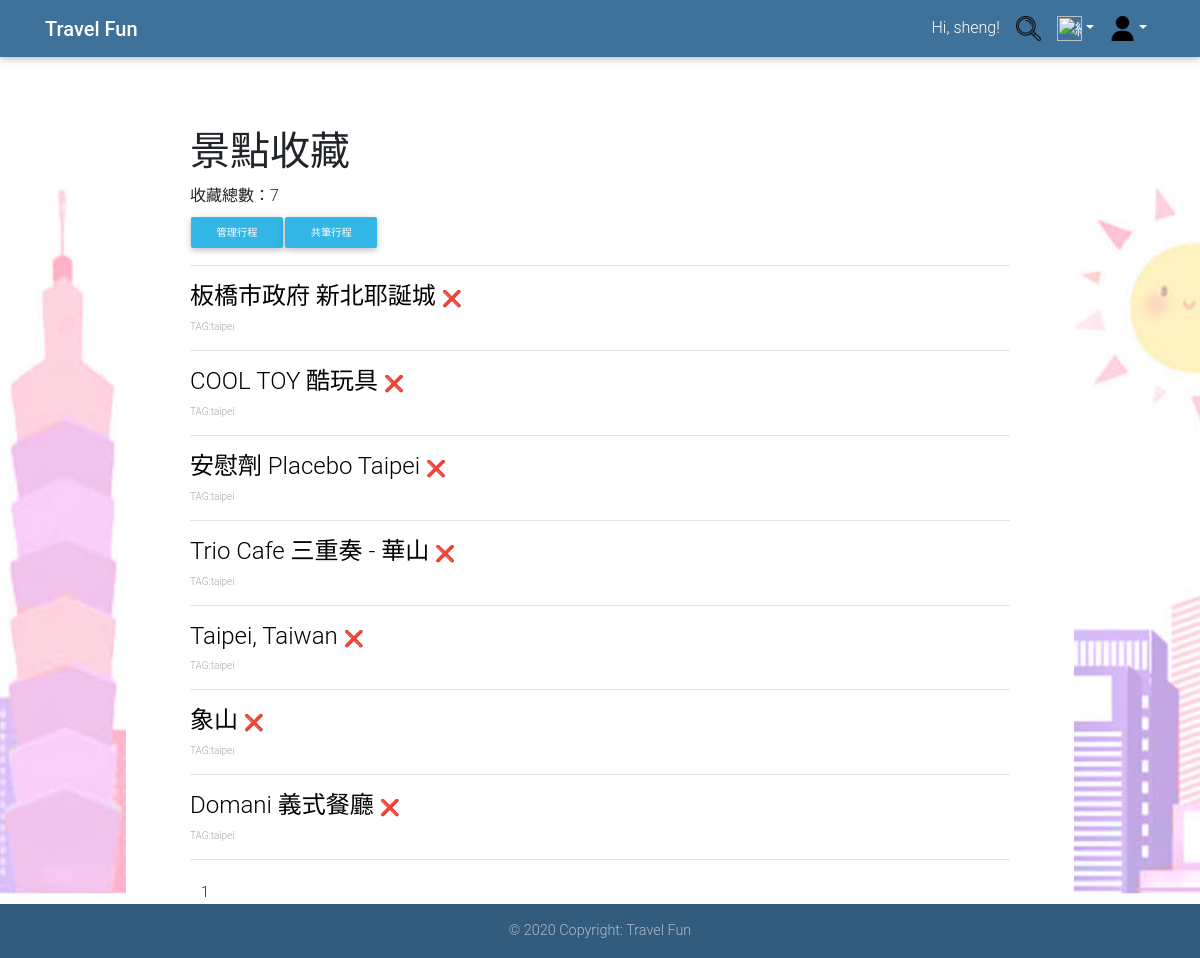
Before: /membercentre/manageFavorites.php (signed in) with the older database file.
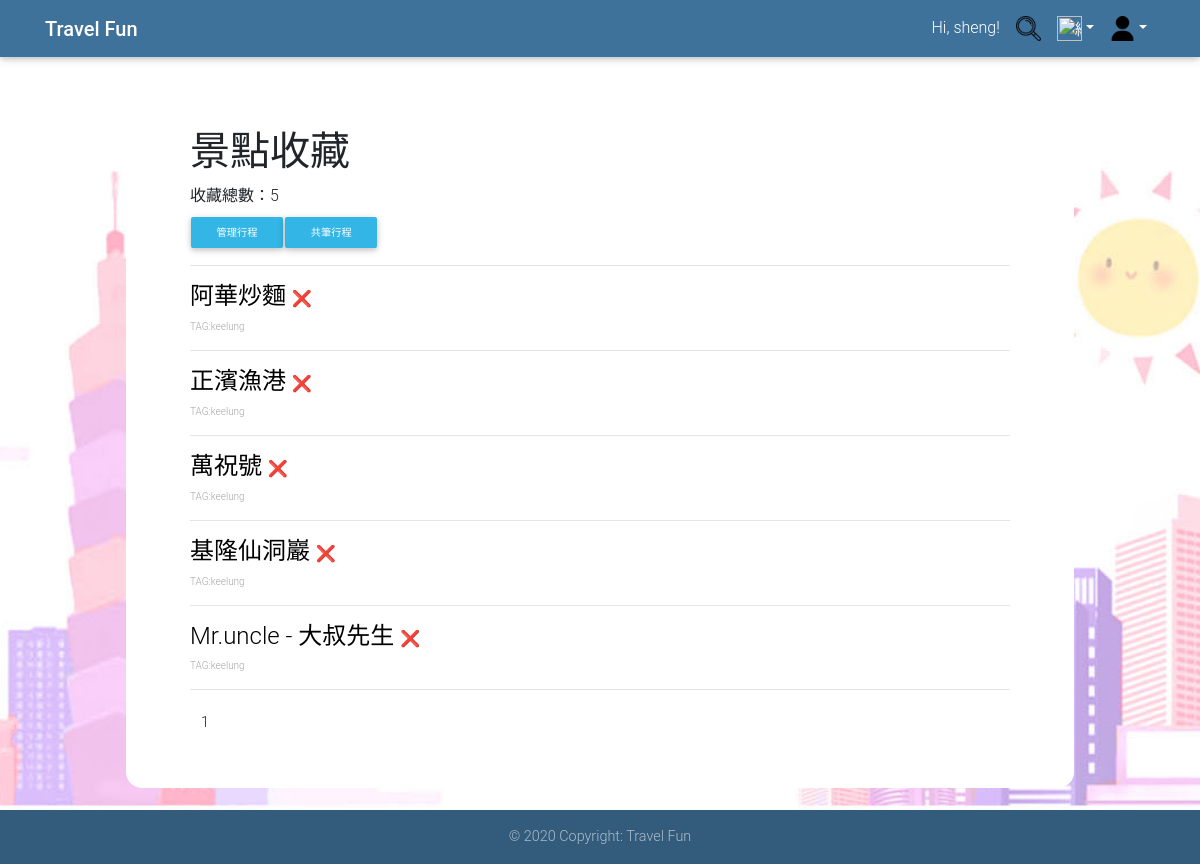
After: the same page with the newer database file.
### tables this page shows
CREATE TABLE `favorites` (
  `user_id` varchar(20) NOT NULL,
  `view_id` int(11) NOT NULL
);

CREATE TABLE `sight` (
  `view_id` int(11) NOT NULL,
  `view_name` varchar(45) DEFAULT NULL,
  `shortcode` varchar(200) DEFAULT NULL,
  `timestamp` varchar(45) DEFAULT NULL,
  `tag_area` varchar(45) DEFAULT NULL,
  `source` int(3) NOT NULL,
  `status` int(1) DEFAULT NULL
);

### membercentre/manageFavorites.php (the view, shortened to what this page needs)
<?php
$user_id = $_SESSION['user_id'];
$sql = "SELECT favorites.view_id,sight.view_name,sight.shortcode,sight.tag_area ";
$sql .= "FROM `favorites`,`sight`";
$sql .= "WHERE favorites.user_id = '$user_id' and sight.view_id=favorites.view_id ";
$sql .= "GROUP by favorites.view_id";
mysqli_query($con, "SET NAMES UTF8");
$result = mysqli_query($con, $sql);
$records_per_page = 10;
if (isset($_GET["page"]))
    $page = $_GET["page"];
else
    $page = 1;
$total_records = mysqli_num_rows($result);
$total_pages = ceil($total_records / $records_per_page);
$started_record = $records_per_page * ($page - 1);
if ($total_records != 0)
    mysqli_data_seek($result, $started_record);
?>
<head>
    <link rel="stylesheet" href="https://stackpath.bootstrapcdn.com/bootstrap/4.4.1/css/bootstrap.min.css">
    <link rel="stylesheet" href="../css/mdb.min.css">
    <link rel='stylesheet' href='https://rawgit.com/adrotec/knockout-file-bindings/master/knockout-file-bindings.css'>
    <link rel="stylesheet" href="../css/result.css">
</head>
<body>
    <header>
        <nav class="navbar navbar-expand-lg navbar-dark fixed-top unique-color">
            <div class="container">
                <a class="navbar-brand" href="../index.php"><strong>Travel Fun</strong></a>
                <div class="collapse navbar-collapse justify-content-end" id="navbarSupportedContent">
                    <ul class="navbar-nav">
                        <?php if (isset($_SESSION['user_id'])) { ?>
                            <li class="nav-item p-0"><a class="nav-link disabled">Hi, <?php echo $_SESSION['user_name']; ?>!</a></li>
                        <?php } else  ?>
                        <li class="nav-link p-0"> <a class="nav-link" href="../search.php"><img src="../image/search.png" alt="搜尋" height="25" width="25"></a> </li>
                        <li class="nav-item dropdown">
                            <a class="nav-link dropdown-toggle" id="navbarDropdownMenuLink-333" data-toggle="dropdown" aria-haspopup="true" aria-expanded="false"><img src="../image/all.png" alt="總覽" height="25" width="25"></a>
                        <li class="nav-item dropdown">
                            <a class="nav-link dropdown-toggle" id="navbarDropdownMenuLink-333" data-toggle="dropdown" aria-haspopup="true" aria-expanded="false"><img src="../image/login.png" alt="login" height="25" width="25"></a>
                        </li>
                    </ul>
                </div>
            </div>
        </nav>
    </header>
    <main>
        <div class="container2">
            <h1>景點收藏</h1>
            <label for="name"> 收藏總數：<?php echo $total_records; ?></label>
            <table>
                <td><input class="btn btn-info btn-block btn-sm" type="button" value="管理行程" onclick="location.href='manageitinerary.php'" /></td>
                <td><input class="btn btn-info btn-block btn-sm" type="button" value="共筆行程" onclick="location.href='shareitinerary.php'" /></td>
            </table>
            <hr>
            <p>
            <div id="left">
                <?php
                $j = 1;
                while ($row = mysqli_fetch_assoc($result) and $j <= $records_per_page) {
                    $view_id = $row["view_id"];
                    echo "<div >";
                    echo "<h4><a href='https://www.instagram.com/p/" . $row["shortcode"] . "' style='text-decoration:none; color:black;'>" . $row["view_name"] . "</a>";
                    echo "<a href=?delete=" . intval($view_id) . "> <font size='3'>❌</a></font></h4>";
                    echo "<p>   <font color='#A6A6A6' size='1'>";
                    echo "TAG:<a href='https://www.instagram.com/explore/tags/" . $row["tag_area"] . "' style='text-decoration:none; color:#A6A6A6;'>" . $row["tag_area"] . "&emsp; </a> ";
                    echo  "</p> </font>";
                    echo "</div>";
                    echo "<hr>";
                    $j++;
                }
                ?>
            </div>
            <td colspan="2" align="center" valign="top">
                <ul class="pagination">
                    <li class="page-item">
                        <?php
                        echo "<p align='center'>";
                        for ($i = $page; $i <= min($total_pages, $page + 9); $i++) {
                            if ($i == $page)
                                echo "<li class='page-item'><a class='page-link' >$i</a></li> ";
                            else
                                echo "<li class='page-item'><a class='page-link' href='manageFavorites.php?page=$i'>$i</a></li> ";
                        }
                        ?>
                    </li>
                </ul>
            </td>
        </div>
    </main>
    <footer class="page-footer font-small unique-color fixed-bottom">
        <div class="footer-copyright text-center py-3">© 2020 Copyright: Travel Fun</div>
    </footer>
</body>
</html>

### css/result.css (style rules this page uses)
html, body { height: 100%; background-image: url("../image/background_image.jpg"); background-attachment: fixed; background-position: center; background-repeat: no-repeat; background-size: cover; }
.container2 { max-width: 948px; margin: 4em auto; padding: 4em; padding-bottom: 2em; background: #fff; border-radius: 1em; }

Changed rows visible on the page:
removed favorites: view.view_name "板橋市政府 新北耶誕城", view.tag_area "taipei"
removed favorites: view.view_name "COOL TOY 酷玩具", view.tag_area "taipei"
removed favorites: view.view_name "安慰劑 Placebo Taipei", view.tag_area "taipei"
removed favorites: view.view_name "Trio Cafe 三重奏 - 華山", view.tag_area "taipei"
removed favorites: view.view_name "Taipei, Taiwan", view.tag_area "taipei"
removed favorites: view.view_name "象山", view.tag_area "taipei"
removed favorites: view.view_name "Domani 義式餐廳", view.tag_area "taipei"
added favorites: view.view_name "阿華炒麵", view.tag_area "keelung"
added favorites: view.view_name "正濱漁港", view.tag_area "keelung"
added favorites: view.view_name "萬祝號", view.tag_area "keelung"
added favorites: view.view_name "基隆仙洞巖", view.tag_area "keelung"
added favorites: view.view_name "Mr.uncle - 大叔先生", view.tag_area "keelung"
Other visible differences:
$total_records: "7" → "5"
